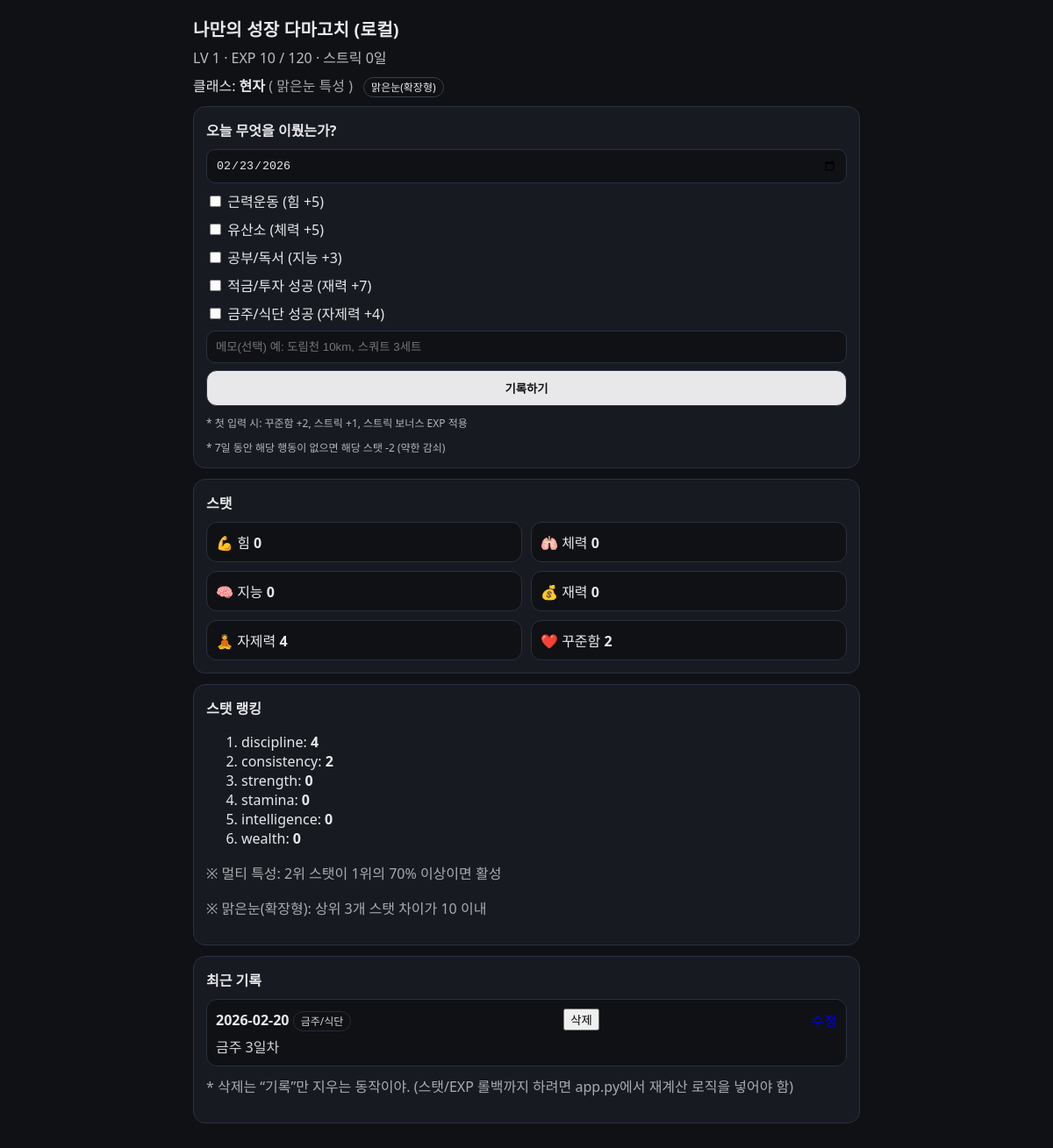
The app's page /, older data.
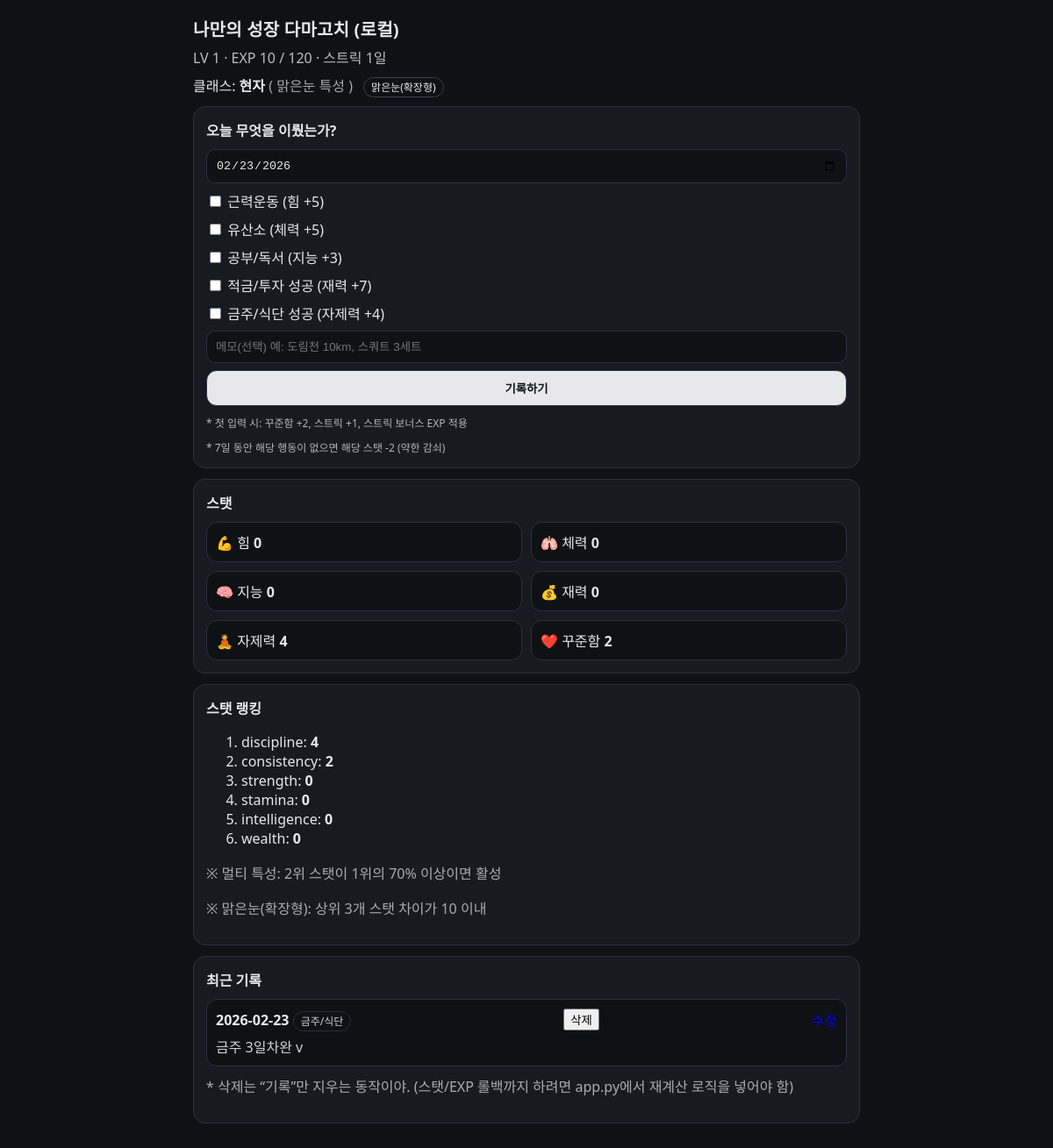
The same page, newer data.
### tables this page shows
CREATE TABLE actions (
        id INTEGER PRIMARY KEY AUTOINCREMENT,
        date TEXT NOT NULL,
        type TEXT NOT NULL,
        amount INTEGER NOT NULL DEFAULT 1,
        note TEXT
    );

CREATE TABLE profile (
        id INTEGER PRIMARY KEY,
        level INTEGER NOT NULL,
        exp INTEGER NOT NULL,
        strength INTEGER NOT NULL,
        stamina INTEGER NOT NULL,
        intelligence INTEGER NOT NULL,
        wealth INTEGER NOT NULL,
        discipline INTEGER NOT NULL,
        consistency INTEGER NOT NULL,
        streak INTEGER NOT NULL,
        last_check_date TEXT NOT NULL
    );

### mytama/tama_rpg/app.py (the view)
@app.route("/", methods=["GET"])
def index():
    init_db()
    p = get_profile()
    p = handle_daily_check(p, today_str())
    update_profile(p)
    base_class, trait, title, sorted_stats = compute_class_and_traits(p)
    flags = layer_flags(p)
    recent_actions = get_recent_actions(30)
    return render_template(
    "index.html",
    p=p,
    need=need_exp_for_next(p["level"]),
    base_class=base_class,
    trait=trait,
    title=title,
    sorted_stats=sorted_stats,
    flags=flags,
    recent_actions=recent_actions,
    today=today_str()
    )

### mytama/tama_rpg/app.py (called while the page is built)
def need_exp_for_next(level: int) -> int:
    return 100 + (level * 20)

def today_str() -> str:
    return date.today().isoformat()

def parse_date(s: str) -> date:
    return datetime.strptime(s, "%Y-%m-%d").date()

def db():
    conn = sqlite3.connect(DB_PATH)
    conn.row_factory = sqlite3.Row
    return conn

def get_profile():
    conn = db()
    row = conn.execute("SELECT * FROM profile WHERE id=1").fetchone()
    conn.close()
    return dict(row)

def update_profile(p: dict):
    conn = db()
    conn.execute("""
    UPDATE profile
    SET level=?, exp=?, strength=?, stamina=?, intelligence=?, wealth=?, discipline=?, consistency=?, streak=?, last_check_date=?
    WHERE id=1
    """, (
        p["level"], p["exp"],
        p["strength"], p["stamina"], p["intelligence"], p["wealth"], p["discipline"], p["consistency"],
        p["streak"], p["last_check_date"]
    ))
    conn.commit()
    conn.close()

def did_anything_on(d: str) -> bool:
    conn = db()
    row = conn.execute("SELECT 1 FROM actions WHERE date=? LIMIT 1", (d,)).fetchone()
    conn.close()
    return row is not None

### mytama/tama_rpg/templates/index.html (shortened to what the changed rows need)
<!doctype html>
<html lang="ko">
<head>
  <link rel="stylesheet" href="/static/style.css"/>
</head>
<body>
  <div class="wrap">
    <header class="top">
      <div class="title">나만의 성장 다마고치 (로컬)</div>
      <div class="sub">
        LV {{p.level}} · EXP {{p.exp}} / {{need}} · 스트릭 {{p.streak}}일
      </div>
      <div class="classline">
        클래스: <b>{{base_class}}</b>
        {% if trait %} <span class="muted">( {{trait}} 특성 )</span>{% endif %}
        {% if title %} <span class="badge">{{title}}</span>{% endif %}
      </div>
    </header>
    <section class="card">
      <h2>오늘 무엇을 이뤘는가?</h2>
    </section>
    <section class="card">
      <h2>스탯</h2>
      <div class="grid">
        <div class="stat">💪 힘 <b>{{p.strength}}</b> {% if flags.strength_50 %}<span class="tag">어깨확장</span>{% elif flags.strength_20 %}<span class="tag">근육팔</span>{% endif %}</div>
        <div class="stat">🫁 체력 <b>{{p.stamina}}</b> {% if flags.stamina_50 %}<span class="tag">스피드라인</span>{% elif flags.stamina_20 %}<span class="tag">생기</span>{% endif %}</div>
        <div class="stat">🧠 지능 <b>{{p.intelligence}}</b> {% if flags.intelligence_50 %}<span class="tag">책+전구</span>{% elif flags.intelligence_20 %}<span class="tag">안경</span>{% endif %}</div>
        <div class="stat">💰 재력 <b>{{p.wealth}}</b> {% if flags.wealth_50 %}<span class="tag">코트</span>{% elif flags.wealth_20 %}<span class="tag">시계</span>{% endif %}</div>
        <div class="stat">🧘 자제력 <b>{{p.discipline}}</b> {% if flags.discipline_50 %}<span class="tag">차분표정</span>{% elif flags.discipline_20 %}<span class="tag">피부톤</span>{% endif %}</div>
        <div class="stat">❤️ 꾸준함 <b>{{p.consistency}}</b> {% if flags.consistency_50 %}<span class="tag">후광</span>{% elif flags.consistency_20 %}<span class="tag">오라</span>{% endif %}</div>
      </div>
    </section>
    <section class="card">
      <h2>스탯 랭킹</h2>
    </section>
    <section class="card">
      <h2>최근 기록</h2>
      {% if recent_actions and recent_actions|length > 0 %}
        <ul class="loglist">
          {% for a in recent_actions %}
            <li class="logitem">
              <div class="logtop">
                <div>
                  <b>{{a.date}}</b>
                  <span class="pill">{{a.type_ko}}</span>
                </div>
                {% if a.id is defined %}
                  <form action="/delete" method="post" class="deleteform" onsubmit="return confirm('이 기록을 삭제할까?');">
                    <button type="submit" class="delbtn">삭제</button>
                  </form>
                  <a class="delbtn" href="/edit/{{a.id}}" style="text-decoration:none; display:inline-block;">수정</a>
                {% endif %}
              </div>
              {% if a.note %}
                <div class="lognote">{{a.note}}</div>
              {% else %}
                <div class="lognote muted">메모 없음</div>
              {% endif %}
            </li>
          {% endfor %}
        </ul>
      {% else %}
        <div class="muted">아직 기록이 없어.</div>
      {% endif %}
    </section>
  </div>
</body>
</html>

Row changes from the older to the newer data that the page shows:
now on this page (row edited): profile: level "1", exp "10", streak "1", strength "0", stamina "0", intelligence "0", wealth "0", discipline "4", consistency "2"
changed actions: date "2026-02-20" → "2026-02-23"; note "금주 3일차" → "금주 3일차완 v"
Text that changed along with them:
{{ p.level }}: "1" → (not shown)
{{ p.exp }}: "10" → (not shown)
{{ p.streak }}: "0" → (not shown)
{{ p.strength }}: "0" → (not shown)
{{ p.stamina }}: "0" → (not shown)
{{ p.intelligence }}: "0" → (not shown)
{{ p.wealth }}: "0" → (not shown)
{{ p.discipline }}: "4" → (not shown)
{{ p.consistency }}: "2" → (not shown)
